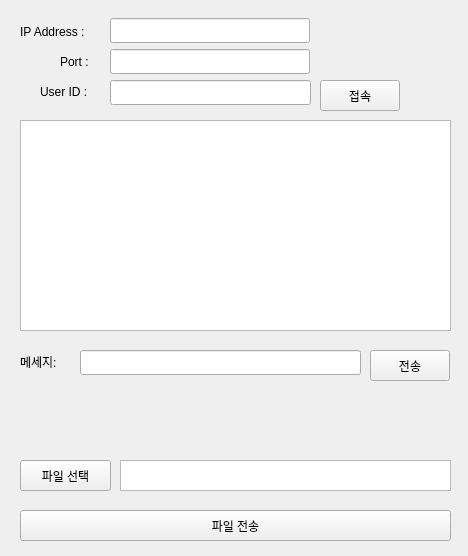
<?xml version="1.0" encoding="UTF-8"?>
<ui version="4.0">
 <class>Widget</class>
 <widget class="QWidget" name="Widget">
  <property name="geometry">
   <rect>
    <x>0</x>
    <y>0</y>
    <width>468</width>
    <height>556</height>
   </rect>
  </property>
  <property name="windowTitle">
   <string>Widget</string>
  </property>
  <widget class="QLineEdit" name="messageLineEdit">
   <property name="geometry">
    <rect>
     <x>80</x>
     <y>350</y>
     <width>281</width>
     <height>25</height>
    </rect>
   </property>
  </widget>
  <widget class="QLineEdit" name="portLineEdit">
   <property name="geometry">
    <rect>
     <x>110</x>
     <y>49</y>
     <width>200</width>
     <height>25</height>
    </rect>
   </property>
   <property name="minimumSize">
    <size>
     <width>200</width>
     <height>0</height>
    </size>
   </property>
  </widget>
  <widget class="QLineEdit" name="ipLineEdit">
   <property name="geometry">
    <rect>
     <x>110</x>
     <y>18</y>
     <width>200</width>
     <height>25</height>
    </rect>
   </property>
   <property name="minimumSize">
    <size>
     <width>200</width>
     <height>0</height>
    </size>
   </property>
  </widget>
  <widget class="QLabel" name="label">
   <property name="geometry">
    <rect>
     <x>20</x>
     <y>20</y>
     <width>91</width>
     <height>23</height>
    </rect>
   </property>
   <property name="text">
    <string>IP Address :</string>
   </property>
  </widget>
  <widget class="QLabel" name="label_3">
   <property name="geometry">
    <rect>
     <x>60</x>
     <y>50</y>
     <width>51</width>
     <height>23</height>
    </rect>
   </property>
   <property name="text">
    <string>Port :</string>
   </property>
  </widget>
  <widget class="QPushButton" name="sendButton">
   <property name="geometry">
    <rect>
     <x>370</x>
     <y>350</y>
     <width>80</width>
     <height>31</height>
    </rect>
   </property>
   <property name="text">
    <string>전송</string>
   </property>
  </widget>
  <widget class="QLabel" name="label_4">
   <property name="geometry">
    <rect>
     <x>40</x>
     <y>80</y>
     <width>61</width>
     <height>23</height>
    </rect>
   </property>
   <property name="text">
    <string>User ID : </string>
   </property>
  </widget>
  <widget class="QLabel" name="label_2">
   <property name="geometry">
    <rect>
     <x>20</x>
     <y>350</y>
     <width>46</width>
     <height>23</height>
    </rect>
   </property>
   <property name="text">
    <string>메세지:</string>
   </property>
  </widget>
  <widget class="QPushButton" name="connectButton">
   <property name="enabled">
    <bool>true</bool>
   </property>
   <property name="geometry">
    <rect>
     <x>320</x>
     <y>80</y>
     <width>80</width>
     <height>31</height>
    </rect>
   </property>
   <property name="accessibleName">
    <string/>
   </property>
   <property name="autoFillBackground">
    <bool>false</bool>
   </property>
   <property name="text">
    <string>접속</string>
   </property>
   <property name="iconSize">
    <size>
     <width>16</width>
     <height>16</height>
    </size>
   </property>
  </widget>
  <widget class="QListWidget" name="listWidget">
   <property name="geometry">
    <rect>
     <x>20</x>
     <y>120</y>
     <width>431</width>
     <height>211</height>
    </rect>
   </property>
   <property name="autoScroll">
    <bool>false</bool>
   </property>
   <property name="autoScrollMargin">
    <number>3</number>
   </property>
   <property name="defaultDropAction">
    <enum>Qt::IgnoreAction</enum>
   </property>
   <property name="movement">
    <enum>QListView::Static</enum>
   </property>
  </widget>
  <widget class="QLineEdit" name="nicname">
   <property name="geometry">
    <rect>
     <x>110</x>
     <y>80</y>
     <width>201</width>
     <height>25</height>
    </rect>
   </property>
  </widget>
  <widget class="QPushButton" name="fileSendButton">
   <property name="geometry">
    <rect>
     <x>20</x>
     <y>460</y>
     <width>91</width>
     <height>31</height>
    </rect>
   </property>
   <property name="text">
    <string>파일 선택</string>
   </property>
  </widget>
  <widget class="QPushButton" name="filefindbutton">
   <property name="geometry">
    <rect>
     <x>20</x>
     <y>510</y>
     <width>431</width>
     <height>31</height>
    </rect>
   </property>
   <property name="text">
    <string>파일 전송</string>
   </property>
  </widget>
  <widget class="QTextEdit" name="textEdit">
   <property name="geometry">
    <rect>
     <x>120</x>
     <y>460</y>
     <width>331</width>
     <height>31</height>
    </rect>
   </property>
  </widget>
 </widget>
 <layoutdefault spacing="6" margin="11"/>
 <resources/>
 <connections>
  <connection>
   <sender>filefindbutton</sender>
   <signal>clicked()</signal>
   <receiver>Widget</receiver>
   <slot>butt()</slot>
   <hints>
    <hint type="sourcelabel">
     <x>321</x>
     <y>532</y>
    </hint>
    <hint type="destinationlabel">
     <x>372</x>
     <y>547</y>
    </hint>
   </hints>
  </connection>
 </connections>
 <slots>
  <slot>butt()</slot>
 </slots>
</ui>
